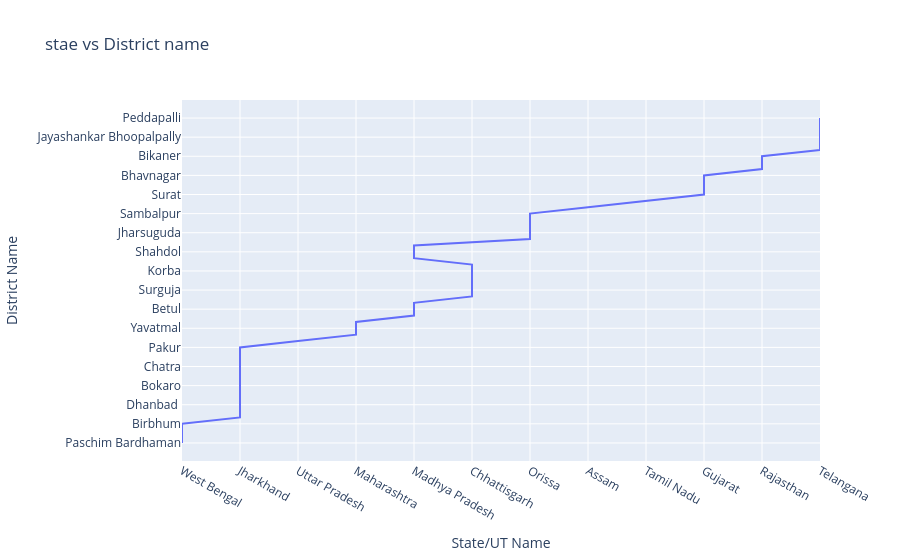

Source (notebook cell):
### Code cell
fig5= px.line(data,x="State/UT Name",y="District Name",title="stae vs District name")
fig5.show()

### Figure 1 — Plotly figure (JSON) as saved in the notebook; plotly's stock layout.template omitted (floating-point values rounded to 4 significant figures; data arrays with more than 128 entries replaced by an {"elided": "..."} marker saying what was removed)
{"data": [{"hovertemplate": "State/UT Name=%{x}<br>District Name=%{y}<extra></extra>", "legendgroup": "", "line": {"color": "#636efa", "dash": "solid"}, "marker": {"symbol": "circle"}, "mode": "lines", "name": "", "orientation": "v", "showlegend": false, "type": "scatter", "x": {"elided": "459 str values"}, "xaxis": "x", "y": {"elided": "459 str values"}, "yaxis": "y"}], "layout": {"legend": {"tracegroupgap": 0}, "title": {"text": "stae vs District name"}, "xaxis": {"anchor": "y", "domain": [0, 1], "title": {"text": "State/UT Name"}}, "yaxis": {"anchor": "x", "domain": [0, 1], "title": {"text": "District Name"}}}}
